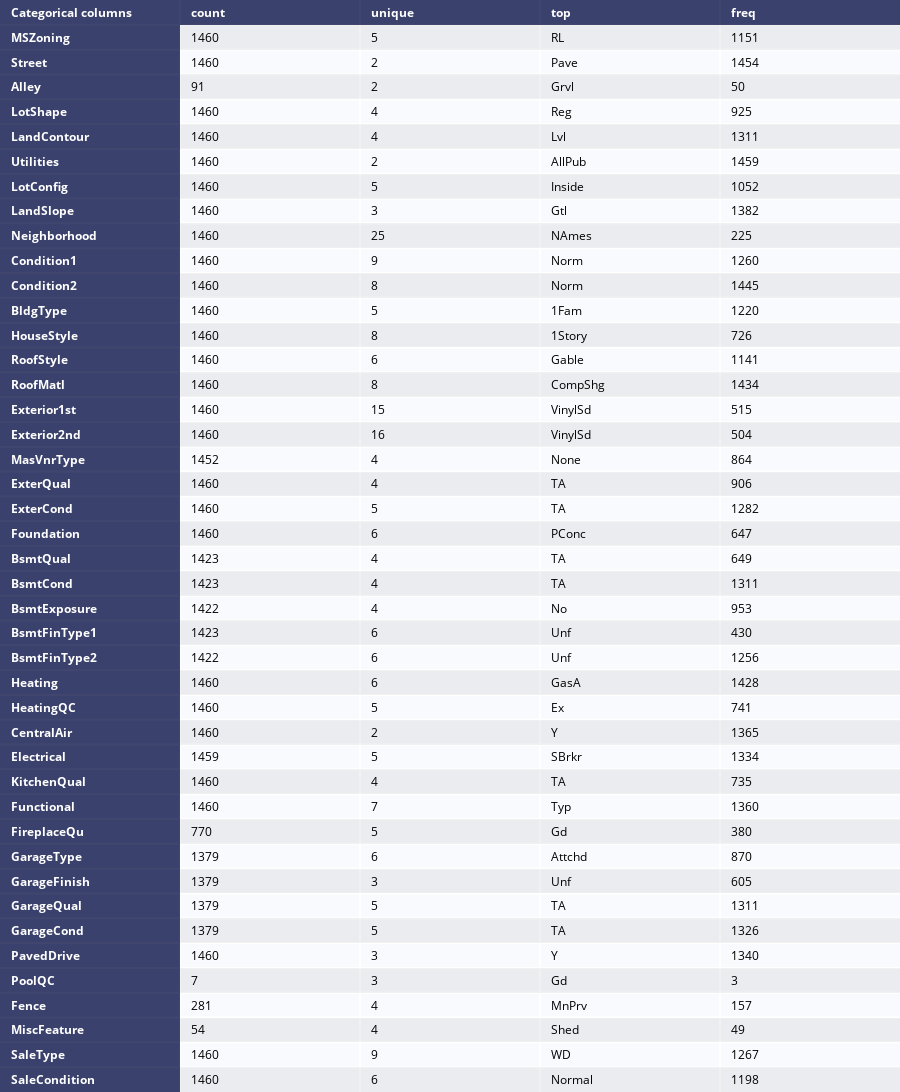

The cell this chart's notebook holds for it:
### Code cell
table_cat = ff.create_table(df.describe(include=['O']).T
                            , index=True
                            , index_title='Categorical columns'
                           )
iplot(table_cat)

### Figure 1 — Plotly figure (JSON) as saved in the notebook; plotly's stock layout.template omitted (floating-point values rounded to 4 significant figures; data arrays with more than 128 entries replaced by an {"elided": "..."} marker saying what was removed)
{"data": [{"colorscale": [[0, "#00083e"], [0.5, "#ededee"], [1, "#ffffff"]], "hoverinfo": "none", "opacity": 0.75, "showscale": false, "type": "heatmap", "z": {"elided": "44x5 float values"}}], "layout": {"annotations": [{"align": "left", "font": {"color": "#ffffff"}, "showarrow": false, "text": "<b>Categorical columns</b>", "x": -0.45, "xanchor": "left", "xref": "x", "y": 0, "yref": "y"}, {"align": "left", "font": {"color": "#ffffff"}, "showarrow": false, "text": "<b>count</b>", "x": 0.55, "xanchor": "left", "xref": "x", "y": 0, "yref": "y"}, {"align": "left", "font": {"color": "#ffffff"}, "showarrow": false, "text": "<b>unique</b>", "x": 1.55, "xanchor": "left", "xref": "x", "y": 0, "yref": "y"}, {"align": "left", "font": {"color": "#ffffff"}, "showarrow": false, "text": "<b>top</b>", "x": 2.55, "xanchor": "left", "xref": "x", "y": 0, "yref": "y"}, {"align": "left", "font": {"color": "#ffffff"}, "showarrow": false, "text": "<b>freq</b>", "x": 3.55, "xanchor": "left", "xref": "x", "y": 0, "yref": "y"}, {"align": "left", "font": {"color": "#ffffff"}, "showarrow": false, "text": "<b>MSZoning</b>", "x": -0.45, "xanchor": "left", "xref": "x", "y": 1, "yref": "y"}, {"align": "left", "font": {"color": "#000000"}, "showarrow": false, "text": "1460", "x": 0.55, "xanchor": "left", "xref": "x", "y": 1, "yref": "y"}, {"align": "left", "font": {"color": "#000000"}, "showarrow": false, "text": "5", "x": 1.55, "xanchor": "left", "xref": "x", "y": 1, "yref": "y"}, {"align": "left", "font": {"color": "#000000"}, "showarrow": false, "text": "RL", "x": 2.55, "xanchor": "left", "xref": "x", "y": 1, "yref": "y"}, {"align": "left", "font": {"color": "#000000"}, "showarrow": false, "text": "1151", "x": 3.55, "xanchor": "left", "xref": "x", "y": 1, "yref": "y"}, {"align": "left", "font": {"color": "#ffffff"}, "showarrow": false, "text": "<b>Street</b>", "x": -0.45, "xanchor": "left", "xref": "x", "y": 2, "yref": "y"}, {"align": "left", "font": {"color": "#000000"}, "showarrow": false, "text": "1460", "x": 0.55, "xanchor": "left", "xref": "x", "y": 2, "yref": "y"}, {"align": "left", "font": {"color": "#000000"}, "showarrow": false, "text": "2", "x": 1.55, "xanchor": "left", "xref": "x", "y": 2, "yref": "y"}, {"align": "left", "font": {"color": "#000000"}, "showarrow": false, "text": "Pave", "x": 2.55, "xanchor": "left", "xref": "x", "y": 2, "yref": "y"}, {"align": "left", "font": {"color": "#000000"}, "showarrow": false, "text": "1454", "x": 3.55, "xanchor": "left", "xref": "x", "y": 2, "yref": "y"}, {"align": "left", "font": {"color": "#ffffff"}, "showarrow": false, "text": "<b>Alley</b>", "x": -0.45, "xanchor": "left", "xref": "x", "y": 3, "yref": "y"}, {"align": "left", "font": {"color": "#000000"}, "showarrow": false, "text": "91", "x": 0.55, "xanchor": "left", "xref": "x", "y": 3, "yref": "y"}, {"align": "left", "font": {"color": "#000000"}, "showarrow": false, "text": "2", "x": 1.55, "xanchor": "left", "xref": "x", "y": 3, "yref": "y"}, {"align": "left", "font": {"color": "#000000"}, "showarrow": false, "text": "Grvl", "x": 2.55, "xanchor": "left", "xref": "x", "y": 3, "yref": "y"}, {"align": "left", "font": {"color": "#000000"}, "showarrow": false, "text": "50", "x": 3.55, "xanchor": "left", "xref": "x", "y": 3, "yref": "y"}, {"align": "left", "font": {"color": "#ffffff"}, "showarrow": false, "text": "<b>LotShape</b>", "x": -0.45, "xanchor": "left", "xref": "x", "y": 4, "yref": "y"}, {"align": "left", "font": {"color": "#000000"}, "showarrow": false, "text": "1460", "x": 0.55, "xanchor": "left", "xref": "x", "y": 4, "yref": "y"}, {"align": "left", "font": {"color": "#000000"}, "showarrow": false, "text": "4", "x": 1.55, "xanchor": "left", "xref": "x", "y": 4, "yref": "y"}, {"align": "left", "font": {"color": "#000000"}, "showarrow": false, "text": "Reg", "x": 2.55, "xanchor": "left", "xref": "x", "y": 4, "yref": "y"}, {"align": "left", "font": {"color": "#000000"}, "showarrow": false, "text": "925", "x": 3.55, "xanchor": "left", "xref": "x", "y": 4, "yref": "y"}, {"align": "left", "font": {"color": "#ffffff"}, "showarrow": false, "text": "<b>LandContour</b>", "x": -0.45, "xanchor": "left", "xref": "x", "y": 5, "yref": "y"}, {"align": "left", "font": {"color": "#000000"}, "showarrow": false, "text": "1460", "x": 0.55, "xanchor": "left", "xref": "x", "y": 5, "yref": "y"}, {"align": "left", "font": {"color": "#000000"}, "showarrow": false, "text": "4", "x": 1.55, "xanchor": "left", "xref": "x", "y": 5, "yref": "y"}, {"align": "left", "font": {"color": "#000000"}, "showarrow": false, "text": "Lvl", "x": 2.55, "xanchor": "left", "xref": "x", "y": 5, "yref": "y"}, {"align": "left", "font": {"color": "#000000"}, "showarrow": false, "text": "1311", "x": 3.55, "xanchor": "left", "xref": "x", "y": 5, "yref": "y"}, {"align": "left", "font": {"color": "#ffffff"}, "showarrow": false, "text": "<b>Utilities</b>", "x": -0.45, "xanchor": "left", "xref": "x", "y": 6, "yref": "y"}, {"align": "left", "font": {"color": "#000000"}, "showarrow": false, "text": "1460", "x": 0.55, "xanchor": "left", "xref": "x", "y": 6, "yref": "y"}, {"align": "left", "font": {"color": "#000000"}, "showarrow": false, "text": "2", "x": 1.55, "xanchor": "left", "xref": "x", "y": 6, "yref": "y"}, {"align": "left", "font": {"color": "#000000"}, "showarrow": false, "text": "AllPub", "x": 2.55, "xanchor": "left", "xref": "x", "y": 6, "yref": "y"}, {"align": "left", "font": {"color": "#000000"}, "showarrow": false, "text": "1459", "x": 3.55, "xanchor": "left", "xref": "x", "y": 6, "yref": "y"}, {"align": "left", "font": {"color": "#ffffff"}, "showarrow": false, "text": "<b>LotConfig</b>", "x": -0.45, "xanchor": "left", "xref": "x", "y": 7, "yref": "y"}, {"align": "left", "font": {"color": "#000000"}, "showarrow": false, "text": "1460", "x": 0.55, "xanchor": "left", "xref": "x", "y": 7, "yref": "y"}, {"align": "left", "font": {"color": "#000000"}, "showarrow": false, "text": "5", "x": 1.55, "xanchor": "left", "xref": "x", "y": 7, "yref": "y"}, {"align": "left", "font": {"color": "#000000"}, "showarrow": false, "text": "Inside", "x": 2.55, "xanchor": "left", "xref": "x", "y": 7, "yref": "y"}, {"align": "left", "font": {"color": "#000000"}, "showarrow": false, "text": "1052", "x": 3.55, "xanchor": "left", "xref": "x", "y": 7, "yref": "y"}, {"align": "left", "font": {"color": "#ffffff"}, "showarrow": false, "text": "<b>LandSlope</b>", "x": -0.45, "xanchor": "left", "xref": "x", "y": 8, "yref": "y"}, {"align": "left", "font": {"color": "#000000"}, "showarrow": false, "text": "1460", "x": 0.55, "xanchor": "left", "xref": "x", "y": 8, "yref": "y"}, {"align": "left", "font": {"color": "#000000"}, "showarrow": false, "text": "3", "x": 1.55, "xanchor": "left", "xref": "x", "y": 8, "yref": "y"}, {"align": "left", "font": {"color": "#000000"}, "showarrow": false, "text": "Gtl", "x": 2.55, "xanchor": "left", "xref": "x", "y": 8, "yref": "y"}, {"align": "left", "font": {"color": "#000000"}, "showarrow": false, "text": "1382", "x": 3.55, "xanchor": "left", "xref": "x", "y": 8, "yref": "y"}, {"align": "left", "font": {"color": "#ffffff"}, "showarrow": false, "text": "<b>Neighborhood</b>", "x": -0.45, "xanchor": "left", "xref": "x", "y": 9, "yref": "y"}, {"align": "left", "font": {"color": "#000000"}, "showarrow": false, "text": "1460", "x": 0.55, "xanchor": "left", "xref": "x", "y": 9, "yref": "y"}, {"align": "left", "font": {"color": "#000000"}, "showarrow": false, "text": "25", "x": 1.55, "xanchor": "left", "xref": "x", "y": 9, "yref": "y"}, {"align": "left", "font": {"color": "#000000"}, "showarrow": false, "text": "NAmes", "x": 2.55, "xanchor": "left", "xref": "x", "y": 9, "yref": "y"}, {"align": "left", "font": {"color": "#000000"}, "showarrow": false, "text": "225", "x": 3.55, "xanchor": "left", "xref": "x", "y": 9, "yref": "y"}, {"align": "left", "font": {"color": "#ffffff"}, "showarrow": false, "text": "<b>Condition1</b>", "x": -0.45, "xanchor": "left", "xref": "x", "y": 10, "yref": "y"}, {"align": "left", "font": {"color": "#000000"}, "showarrow": false, "text": "1460", "x": 0.55, "xanchor": "left", "xref": "x", "y": 10, "yref": "y"}, {"align": "left", "font": {"color": "#000000"}, "showarrow": false, "text": "9", "x": 1.55, "xanchor": "left", "xref": "x", "y": 10, "yref": "y"}, {"align": "left", "font": {"color": "#000000"}, "showarrow": false, "text": "Norm", "x": 2.55, "xanchor": "left", "xref": "x", "y": 10, "yref": "y"}, {"align": "left", "font": {"color": "#000000"}, "showarrow": false, "text": "1260", "x": 3.55, "xanchor": "left", "xref": "x", "y": 10, "yref": "y"}, {"align": "left", "font": {"color": "#ffffff"}, "showarrow": false, "text": "<b>Condition2</b>", "x": -0.45, "xanchor": "left", "xref": "x", "y": 11, "yref": "y"}, {"align": "left", "font": {"color": "#000000"}, "showarrow": false, "text": "1460", "x": 0.55, "xanchor": "left", "xref": "x", "y": 11, "yref": "y"}, {"align": "left", "font": {"color": "#000000"}, "showarrow": false, "text": "8", "x": 1.55, "xanchor": "left", "xref": "x", "y": 11, "yref": "y"}, {"align": "left", "font": {"color": "#000000"}, "showarrow": false, "text": "Norm", "x": 2.55, "xanchor": "left", "xref": "x", "y": 11, "yref": "y"}, {"align": "left", "font": {"color": "#000000"}, "showarrow": false, "text": "1445", "x": 3.55, "xanchor": "left", "xref": "x", "y": 11, "yref": "y"}, {"align": "left", "font": {"color": "#ffffff"}, "showarrow": false, "text": "<b>BldgType</b>", "x": -0.45, "xanchor": "left", "xref": "x", "y": 12, "yref": "y"}, {"align": "left", "font": {"color": "#000000"}, "showarrow": false, "text": "1460", "x": 0.55, "xanchor": "left", "xref": "x", "y": 12, "yref": "y"}, {"align": "left", "font": {"color": "#000000"}, "showarrow": false, "text": "5", "x": 1.55, "xanchor": "left", "xref": "x", "y": 12, "yref": "y"}, {"align": "left", "font": {"color": "#000000"}, "showarrow": false, "text": "1Fam", "x": 2.55, "xanchor": "left", "xref": "x", "y": 12, "yref": "y"}, {"align": "left", "font": {"color": "#000000"}, "showarrow": false, "text": "1220", "x": 3.55, "xanchor": "left", "xref": "x", "y": 12, "yref": "y"}, {"align": "left", "font": {"color": "#ffffff"}, "showarrow": false, "text": "<b>HouseStyle</b>", "x": -0.45, "xanchor": "left", "xref": "x", "y": 13, "yref": "y"}, {"align": "left", "font": {"color": "#000000"}, "showarrow": false, "text": "1460", "x": 0.55, "xanchor": "left", "xref": "x", "y": 13, "yref": "y"}, {"align": "left", "font": {"color": "#000000"}, "showarrow": false, "text": "8", "x": 1.55, "xanchor": "left", "xref": "x", "y": 13, "yref": "y"}, {"align": "left", "font": {"color": "#000000"}, "showarrow": false, "text": "1Story", "x": 2.55, "xanchor": "left", "xref": "x", "y": 13, "yref": "y"}, {"align": "left", "font": {"color": "#000000"}, "showarrow": false, "text": "726", "x": 3.55, "xanchor": "left", "xref": "x", "y": 13, "yref": "y"}, {"align": "left", "font": {"color": "#ffffff"}, "showarrow": false, "text": "<b>RoofStyle</b>", "x": -0.45, "xanchor": "left", "xref": "x", "y": 14, "yref": "y"}, {"align": "left", "font": {"color": "#000000"}, "showarrow": false, "text": "1460", "x": 0.55, "xanchor": "left", "xref": "x", "y": 14, "yref": "y"}, {"align": "left", "font": {"color": "#000000"}, "showarrow": false, "text": "6", "x": 1.55, "xanchor": "left", "xref": "x", "y": 14, "yref": "y"}, {"align": "left", "font": {"color": "#000000"}, "showarrow": false, "text": "Gable", "x": 2.55, "xanchor": "left", "xref": "x", "y": 14, "yref": "y"}, {"align": "left", "font": {"color": "#000000"}, "showarrow": false, "text": "1141", "x": 3.55, "xanchor": "left", "xref": "x", "y": 14, "yref": "y"}, {"align": "left", "font": {"color": "#ffffff"}, "showarrow": false, "text": "<b>RoofMatl</b>", "x": -0.45, "xanchor": "left", "xref": "x", "y": 15, "yref": "y"}, {"align": "left", "font": {"color": "#000000"}, "showarrow": false, "text": "1460", "x": 0.55, "xanchor": "left", "xref": "x", "y": 15, "yref": "y"}, {"align": "left", "font": {"color": "#000000"}, "showarrow": false, "text": "8", "x": 1.55, "xanchor": "left", "xref": "x", "y": 15, "yref": "y"}, {"align": "left", "font": {"color": "#000000"}, "showarrow": false, "text": "CompShg", "x": 2.55, "xanchor": "left", "xref": "x", "y": 15, "yref": "y"}, {"align": "left", "font": {"color": "#000000"}, "showarrow": false, "text": "1434", "x": 3.55, "xanchor": "left", "xref": "x", "y": 15, "yref": "y"}, {"align": "left", "font": {"color": "#ffffff"}, "showarrow": false, "text": "<b>Exterior1st</b>", "x": -0.45, "xanchor": "left", "xref": "x", "y": 16, "yref": "y"}, {"align": "left", "font": {"color": "#000000"}, "showarrow": false, "text": "1460", "x": 0.55, "xanchor": "left", "xref": "x", "y": 16, "yref": "y"}, {"align": "left", "font": {"color": "#000000"}, "showarrow": false, "text": "15", "x": 1.55, "xanchor": "left", "xref": "x", "y": 16, "yref": "y"}, {"align": "left", "font": {"color": "#000000"}, "showarrow": false, "text": "VinylSd", "x": 2.55, "xanchor": "left", "xref": "x", "y": 16, "yref": "y"}, {"align": "left", "font": {"color": "#000000"}, "showarrow": false, "text": "515", "x": 3.55, "xanchor": "left", "xref": "x", "y": 16, "yref": "y"}, {"align": "left", "font": {"color": "#ffffff"}, "showarrow": false, "text": "<b>Exterior2nd</b>", "x": -0.45, "xanchor": "left", "xref": "x", "y": 17, "yref": "y"}, {"align": "left", "font": {"color": "#000000"}, "showarrow": false, "text": "1460", "x": 0.55, "xanchor": "left", "xref": "x", "y": 17, "yref": "y"}, {"align": "left", "font": {"color": "#000000"}, "showarrow": false, "text": "16", "x": 1.55, "xanchor": "left", "xref": "x", "y": 17, "yref": "y"}, {"align": "left", "font": {"color": "#000000"}, "showarrow": false, "text": "VinylSd", "x": 2.55, "xanchor": "left", "xref": "x", "y": 17, "yref": "y"}, {"align": "left", "font": {"color": "#000000"}, "showarrow": false, "text": "504", "x": 3.55, "xanchor": "left", "xref": "x", "y": 17, "yref": "y"}, {"align": "left", "font": {"color": "#ffffff"}, "showarrow": false, "text": "<b>MasVnrType</b>", "x": -0.45, "xanchor": "left", "xref": "x", "y": 18, "yref": "y"}, {"align": "left", "font": {"color": "#000000"}, "showarrow": false, "text": "1452", "x": 0.55, "xanchor": "left", "xref": "x", "y": 18, "yref": "y"}, {"align": "left", "font": {"color": "#000000"}, "showarrow": false, "text": "4", "x": 1.55, "xanchor": "left", "xref": "x", "y": 18, "yref": "y"}, {"align": "left", "font": {"color": "#000000"}, "showarrow": false, "text": "None", "x": 2.55, "xanchor": "left", "xref": "x", "y": 18, "yref": "y"}, {"align": "left", "font": {"color": "#000000"}, "showarrow": false, "text": "864", "x": 3.55, "xanchor": "left", "xref": "x", "y": 18, "yref": "y"}, {"align": "left", "font": {"color": "#ffffff"}, "showarrow": false, "text": "<b>ExterQual</b>", "x": -0.45, "xanchor": "left", "xref": "x", "y": 19, "yref": "y"}, {"align": "left", "font": {"color": "#000000"}, "showarrow": false, "text": "1460", "x": 0.55, "xanchor": "left", "xref": "x", "y": 19, "yref": "y"}, {"align": "left", "font": {"color": "#000000"}, "showarrow": false, "text": "4", "x": 1.55, "xanchor": "left", "xref": "x", "y": 19, "yref": "y"}, {"align": "left", "font": {"color": "#000000"}, "showarrow": false, "text": "TA", "x": 2.55, "xanchor": "left", "xref": "x", "y": 19, "yref": "y"}, {"align": "left", "font": {"color": "#000000"}, "showarrow": false, "text": "906", "x": 3.55, "xanchor": "left", "xref": "x", "y": 19, "yref": "y"}, {"align": "left", "font": {"color": "#ffffff"}, "showarrow": false, "text": "<b>ExterCond</b>", "x": -0.45, "xanchor": "left", "xref": "x", "y": 20, "yref": "y"}, {"align": "left", "font": {"color": "#000000"}, "showarrow": false, "text": "1460", "x": 0.55, "xanchor": "left", "xref": "x", "y": 20, "yref": "y"}, {"align": "left", "font": {"color": "#000000"}, "showarrow": false, "text": "5", "x": 1.55, "xanchor": "left", "xref": "x", "y": 20, "yref": "y"}, {"align": "left", "font": {"color": "#000000"}, "showarrow": false, "text": "TA", "x": 2.55, "xanchor": "left", "xref": "x", "y": 20, "yref": "y"}, {"align": "left", "font": {"color": "#000000"}, "showarrow": false, "text": "1282", "x": 3.55, "xanchor": "left", "xref": "x", "y": 20, "yref": "y"}, {"align": "left", "font": {"color": "#ffffff"}, "showarrow": false, "text": "<b>Foundation</b>", "x": -0.45, "xanchor": "left", "xref": "x", "y": 21, "yref": "y"}, {"align": "left", "font": {"color": "#000000"}, "showarrow": false, "text": "1460", "x": 0.55, "xanchor": "left", "xref": "x", "y": 21, "yref": "y"}, {"align": "left", "font": {"color": "#000000"}, "showarrow": false, "text": "6", "x": 1.55, "xanchor": "left", "xref": "x", "y": 21, "yref": "y"}, {"align": "left", "font": {"color": "#000000"}, "showarrow": false, "text": "PConc", "x": 2.55, "xanchor": "left", "xref": "x", "y": 21, "yref": "y"}, {"align": "left", "font": {"color": "#000000"}, "showarrow": false, "text": "647", "x": 3.55, "xanchor": "left", "xref": "x", "y": 21, "yref": "y"}, {"align": "left", "font": {"color": "#ffffff"}, "showarrow": false, "text": "<b>BsmtQual</b>", "x": -0.45, "xanchor": "left", "xref": "x", "y": 22, "yref": "y"}, {"align": "left", "font": {"color": "#000000"}, "showarrow": false, "text": "1423", "x": 0.55, "xanchor": "left", "xref": "x", "y": 22, "yref": "y"}, {"align": "left", "font": {"color": "#000000"}, "showarrow": false, "text": "4", "x": 1.55, "xanchor": "left", "xref": "x", "y": 22, "yref": "y"}, {"align": "left", "font": {"color": "#000000"}, "showarrow": false, "text": "TA", "x": 2.55, "xanchor": "left", "xref": "x", "y": 22, "yref": "y"}, {"align": "left", "font": {"color": "#000000"}, "showarrow": false, "text": "649", "x": 3.55, "xanchor": "left", "xref": "x", "y": 22, "yref": "y"}, {"align": "left", "font": {"color": "#ffffff"}, "showarrow": false, "text": "<b>BsmtCond</b>", "x": -0.45, "xanchor": "left", "xref": "x", "y": 23, "yref": "y"}, {"align": "left", "font": {"color": "#000000"}, "showarrow": false, "text": "1423", "x": 0.55, "xanchor": "left", "xref": "x", "y": 23, "yref": "y"}, {"align": "left", "font": {"color": "#000000"}, "showarrow": false, "text": "4", "x": 1.55, "xanchor": "left", "xref": "x", "y": 23, "yref": "y"}, {"align": "left", "font": {"color": "#000000"}, "showarrow": false, "text": "TA", "x": 2.55, "xanchor": "left", "xref": "x", "y": 23, "yref": "y"}, {"align": "left", "font": {"color": "#000000"}, "showarrow": false, "text": "1311", "x": 3.55, "xanchor": "left", "xref": "x", "y": 23, "yref": "y"}, {"align": "left", "font": {"color": "#ffffff"}, "showarrow": false, "text": "<b>BsmtExposure</b>", "x": -0.45, "xanchor": "left", "xref": "x", "y": 24, "yref": "y"}, {"align": "left", "font": {"color": "#000000"}, "showarrow": false, "text": "1422", "x": 0.55, "xanchor": "left", "xref": "x", "y": 24, "yref": "y"}, {"align": "left", "font": {"color": "#000000"}, "showarrow": false, "text": "4", "x": 1.55, "xanchor": "left", "xref": "x", "y": 24, "yref": "y"}, {"align": "left", "font": {"color": "#000000"}, "showarrow": false, "text": "No", "x": 2.55, "xanchor": "left", "xref": "x", "y": 24, "yref": "y"}, {"align": "left", "font": {"color": "#000000"}, "showarrow": false, "text": "953", "x": 3.55, "xanchor": "left", "xref": "x", "y": 24, "yref": "y"}, {"align": "left", "font": {"color": "#ffffff"}, "showarrow": false, "text": "<b>BsmtFinType1</b>", "x": -0.45, "xanchor": "left", "xref": "x", "y": 25, "yref": "y"}, {"align": "left", "font": {"color": "#000000"}, "showarrow": false, "text": "1423", "x": 0.55, "xanchor": "left", "xref": "x", "y": 25, "yref": "y"}, {"align": "left", "font": {"color": "#000000"}, "showarrow": false, "text": "6", "x": 1.55, "xanchor": "left", "xref": "x", "y": 25, "yref": "y"}, {"align": "left", "font": {"color": "#000000"}, "showarrow": false, "text": "Unf", "x": 2.55, "xanchor": "left", "xref": "x", "y": 25, "yref": "y"}, {"align": "left", "font": {"color": "#000000"}, "showarrow": false, "text": "430", "x": 3.55, "xanchor": "left", "xref": "x", "y": 25, "yref": "y"}, {"align": "left", "font": {"color": "#ffffff"}, "showarrow": false, "text": "<b>BsmtFinType2</b>", "x": -0.45, "xanchor": "left", "xref": "x", "y": 26, "yref": "y"}, {"align": "left", "font": {"color": "#000000"}, "showarrow": false, "text": "1422", "x": 0.55, "xanchor": "left", "xref": "x", "y": 26, "yref": "y"}, {"align": "left", "font": {"color": "#000000"}, "showarrow": false, "text": "6", "x": 1.55, "xanchor": "left", "xref": "x", "y": 26, "yref": "y"}, {"align": "left", "font": {"color": "#000000"}, "showarrow": false, "text": "Unf", "x": 2.55, "xanchor": "left", "xref": "x", "y": 26, "yref": "y"}, {"align": "left", "font": {"color": "#000000"}, "showarrow": false, "text": "1256", "x": 3.55, "xanchor": "left", "xref": "x", "y": 26, "yref": "y"}, {"align": "left", "font": {"color": "#ffffff"}, "showarrow": false, "text": "<b>Heating</b>", "x": -0.45, "xanchor": "left", "xref": "x", "y": 27, "yref": "y"}, {"align": "left", "font": {"color": "#000000"}, "showarrow": false, "text": "1460", "x": 0.55, "xanchor": "left", "xref": "x", "y": 27, "yref": "y"}, {"align": "left", "font": {"color": "#000000"}, "showarrow": false, "text": "6", "x": 1.55, "xanchor": "left", "xref": "x", "y": 27, "yref": "y"}, {"align": "left", "font": {"color": "#000000"}, "showarrow": false, "text": "GasA", "x": 2.55, "xanchor": "left", "xref": "x", "y": 27, "yref": "y"}, {"align": "left", "font": {"color": "#000000"}, "showarrow": false, "text": "1428", "x": 3.55, "xanchor": "left", "xref": "x", "y": 27, "yref": "y"}, {"align": "left", "font": {"color": "#ffffff"}, "showarrow": false, "text": "<b>HeatingQC</b>", "x": -0.45, "xanchor": "left", "xref": "x", "y": 28, "yref": "y"}, {"align": "left", "font": {"color": "#000000"}, "showarrow": false, "text": "1460", "x": 0.55, "xanchor": "left", "xref": "x", "y": 28, "yref": "y"}, {"align": "left", "font": {"color": "#000000"}, "showarrow": false, "text": "5", "x": 1.55, "xanchor": "left", "xref": "x", "y": 28, "yref": "y"}, {"align": "left", "font": {"color": "#000000"}, "showarrow": false, "text": "Ex", "x": 2.55, "xanchor": "left", "xref": "x", "y": 28, "yref": "y"}, {"align": "left", "font": {"color": "#000000"}, "showarrow": false, "text": "741", "x": 3.55, "xanchor": "left", "xref": "x", "y": 28, "yref": "y"}, {"align": "left", "font": {"color": "#ffffff"}, "showarrow": false, "text": "<b>CentralAir</b>", "x": -0.45, "xanchor": "left", "xref": "x", "y": 29, "yref": "y"}, {"align": "left", "font": {"color": "#000000"}, "showarrow": false, "text": "1460", "x": 0.55, "xanchor": "left", "xref": "x", "y": 29, "yref": "y"}, {"align": "left", "font": {"color": "#000000"}, "showarrow": false, "text": "2", "x": 1.55, "xanchor": "left", "xref": "x", "y": 29, "yref": "y"}, {"align": "left", "font": {"color": "#000000"}, "showarrow": false, "text": "Y", "x": 2.55, "xanchor": "left", "xref": "x", "y": 29, "yref": "y"}, {"align": "left", "font": {"color": "#000000"}, "showarrow": false, "text": "1365", "x": 3.55, "xanchor": "left", "xref": "x", "y": 29, "yref": "y"}, {"align": "left", "font": {"color": "#ffffff"}, "showarrow": false, "text": "<b>Electrical</b>", "x": -0.45, "xanchor": "left", "xref": "x", "y": 30, "yref": "y"}, {"align": "left", "font": {"color": "#000000"}, "showarrow": false, "text": "1459", "x": 0.55, "xanchor": "left", "xref": "x", "y": 30, "yref": "y"}, {"align": "left", "font": {"color": "#000000"}, "showarrow": false, "text": "5", "x": 1.55, "xanchor": "left", "xref": "x", "y": 30, "yref": "y"}, {"align": "left", "font": {"color": "#000000"}, "showarrow": false, "text": "SBrkr", "x": 2.55, "xanchor": "left", "xref": "x", "y": 30, "yref": "y"}, {"align": "left", "font": {"color": "#000000"}, "showarrow": false, "text": "1334", "x": 3.55, "xanchor": "left", "xref": "x", "y": 30, "yref": "y"}, {"align": "left", "font": {"color": "#ffffff"}, "showarrow": false, "text": "<b>KitchenQual</b>", "x": -0.45, "xanchor": "left", "xref": "x", "y": 31, "yref": "y"}, {"align": "left", "font": {"color": "#000000"}, "showarrow": false, "text": "1460", "x": 0.55, "xanchor": "left", "xref": "x", "y": 31, "yref": "y"}, {"align": "left", "font": {"color": "#000000"}, "showarrow": false, "text": "4", "x": 1.55, "xanchor": "left", "xref": "x", "y": 31, "yref": "y"}, {"align": "left", "font": {"color": "#000000"}, "showarrow": false, "text": "TA", "x": 2.55, "xanchor": "left", "xref": "x", "y": 31, "yref": "y"}, {"align": "left", "font": {"color": "#000000"}, "showarrow": false, "text": "735", "x": 3.55, "xanchor": "left", "xref": "x", "y": 31, "yref": "y"}, {"align": "left", "font": {"color": "#ffffff"}, "showarrow": false, "text": "<b>Functional</b>", "x": -0.45, "xanchor": "left", "xref": "x", "y": 32, "yref": "y"}, {"align": "left", "font": {"color": "#000000"}, "showarrow": false, "text": "1460", "x": 0.55, "xanchor": "left", "xref": "x", "y": 32, "yref": "y"}, {"align": "left", "font": {"color": "#000000"}, "showarrow": false, "text": "7", "x": 1.55, "xanchor": "left", "xref": "x", "y": 32, "yref": "y"}, {"align": "left", "font": {"color": "#000000"}, "showarrow": false, "text": "Typ", "x": 2.55, "xanchor": "left", "xref": "x", "y": 32, "yref": "y"}, {"align": "left", "font": {"color": "#000000"}, "showarrow": false, "text": "1360", "x": 3.55, "xanchor": "left", "xref": "x", "y": 32, "yref": "y"}, {"align": "left", "font": {"color": "#ffffff"}, "showarrow": false, "text": "<b>FireplaceQu</b>", "x": -0.45, "xanchor": "left", "xref": "x", "y": 33, "yref": "y"}, {"align": "left", "font": {"color": "#000000"}, "showarrow": false, "text": "770", "x": 0.55, "xanchor": "left", "xref": "x", "y": 33, "yref": "y"}, {"align": "left", "font": {"color": "#000000"}, "showarrow": false, "text": "5", "x": 1.55, "xanchor": "left", "xref": "x", "y": 33, "yref": "y"}, {"align": "left", "font": {"color": "#000000"}, "showarrow": false, "text": "Gd", "x": 2.55, "xanchor": "left", "xref": "x", "y": 33, "yref": "y"}, {"align": "left", "font": {"color": "#000000"}, "showarrow": false, "text": "380", "x": 3.55, "xanchor": "left", "xref": "x", "y": 33, "yref": "y"}, {"align": "left", "font": {"color": "#ffffff"}, "showarrow": false, "text": "<b>GarageType</b>", "x": -0.45, "xanchor": "left", "xref": "x", "y": 34, "yref": "y"}, {"align": "left", "font": {"color": "#000000"}, "showarrow": false, "text": "1379", "x": 0.55, "xanchor": "left", "xref": "x", "y": 34, "yref": "y"}, {"align": "left", "font": {"color": "#000000"}, "showarrow": false, "text": "6", "x": 1.55, "xanchor": "left", "xref": "x", "y": 34, "yref": "y"}, {"align": "left", "font": {"color": "#000000"}, "showarrow": false, "text": "Attchd", "x": 2.55, "xanchor": "left", "xref": "x", "y": 34, "yref": "y"}, {"align": "left", "font": {"color": "#000000"}, "showarrow": false, "text": "870", "x": 3.55, "xanchor": "left", "xref": "x", "y": 34, "yref": "y"}, {"align": "left", "font": {"color": "#ffffff"}, "showarrow": false, "text": "<b>GarageFinish</b>", "x": -0.45, "xanchor": "left", "xref": "x", "y": 35, "yref": "y"}, {"align": "left", "font": {"color": "#000000"}, "showarrow": false, "text": "1379", "x": 0.55, "xanchor": "left", "xref": "x", "y": 35, "yref": "y"}, {"align": "left", "font": {"color": "#000000"}, "showarrow": false, "text": "3", "x": 1.55, "xanchor": "left", "xref": "x", "y": 35, "yref": "y"}, {"align": "left", "font": {"color": "#000000"}, "showarrow": false, "text": "Unf", "x": 2.55, "xanchor": "left", "xref": "x", "y": 35, "yref": "y"}, {"align": "left", "font": {"color": "#000000"}, "showarrow": false, "text": "605", "x": 3.55, "xanchor": "left", "xref": "x", "y": 35, "yref": "y"}, {"align": "left", "font": {"color": "#ffffff"}, "showarrow": false, "text": "<b>GarageQual</b>", "x": -0.45, "xanchor": "left", "xref": "x", "y": 36, "yref": "y"}, {"align": "left", "font": {"color": "#000000"}, "showarrow": false, "text": "1379", "x": 0.55, "xanchor": "left", "xref": "x", "y": 36, "yref": "y"}, {"align": "left", "font": {"color": "#000000"}, "showarrow": false, "text": "5", "x": 1.55, "xanchor": "left", "xref": "x", "y": 36, "yref": "y"}, {"align": "left", "font": {"color": "#000000"}, "showarrow": false, "text": "TA", "x": 2.55, "xanchor": "left", "xref": "x", "y": 36, "yref": "y"}, {"align": "left", "font": {"color": "#000000"}, "showarrow": false, "text": "1311", "x": 3.55, "xanchor": "left", "xref": "x", "y": 36, "yref": "y"}, {"align": "left", "font": {"color": "#ffffff"}, "showarrow": false, "text": "<b>GarageCond</b>", "x": -0.45, "xanchor": "left", "xref": "x", "y": 37, "yref": "y"}, {"align": "left", "font": {"color": "#000000"}, "showarrow": false, "text": "1379", "x": 0.55, "xanchor": "left", "xref": "x", "y": 37, "yref": "y"}, {"align": "left", "font": {"color": "#000000"}, "showarrow": false, "text": "5", "x": 1.55, "xanchor": "left", "xref": "x", "y": 37, "yref": "y"}, {"align": "left", "font": {"color": "#000000"}, "showarrow": false, "text": "TA", "x": 2.55, "xanchor": "left", "xref": "x", "y": 37, "yref": "y"}, {"align": "left", "font": {"color": "#000000"}, "showarrow": false, "text": "1326", "x": 3.55, "xanchor": "left", "xref": "x", "y": 37, "yref": "y"}, {"align": "left", "font": {"color": "#ffffff"}, "showarrow": false, "text": "<b>PavedDrive</b>", "x": -0.45, "xanchor": "left", "xref": "x", "y": 38, "yref": "y"}, {"align": "left", "font": {"color": "#000000"}, "showarrow": false, "text": "1460", "x": 0.55, "xanchor": "left", "xref": "x", "y": 38, "yref": "y"}, {"align": "left", "font": {"color": "#000000"}, "showarrow": false, "text": "3", "x": 1.55, "xanchor": "left", "xref": "x", "y": 38, "yref": "y"}, {"align": "left", "font": {"color": "#000000"}, "showarrow": false, "text": "Y", "x": 2.55, "xanchor": "left", "xref": "x", "y": 38, "yref": "y"}, {"align": "left", "font": {"color": "#000000"}, "showarrow": false, "text": "1340", "x": 3.55, "xanchor": "left", "xref": "x", "y": 38, "yref": "y"}, {"align": "left", "font": {"color": "#ffffff"}, "showarrow": false, "text": "<b>PoolQC</b>", "x": -0.45, "xanchor": "left", "xref": "x", "y": 39, "yref": "y"}, {"align": "left", "font": {"color": "#000000"}, "showarrow": false, "text": "7", "x": 0.55, "xanchor": "left", "xref": "x", "y": 39, "yref": "y"}, {"align": "left", "font": {"color": "#000000"}, "showarrow": false, "text": "3", "x": 1.55, "xanchor": "left", "xref": "x", "y": 39, "yref": "y"}, {"align": "left", "font": {"color": "#000000"}, "showarrow": false, "text": "Gd", "x": 2.55, "xanchor": "left", "xref": "x", "y": 39, "yref": "y"}, {"align": "left", "font": {"color": "#000000"}, "showarrow": false, "text": "3", "x": 3.55, "xanchor": "left", "xref": "x", "y": 39, "yref": "y"}, {"align": "left", "font": {"color": "#ffffff"}, "showarrow": false, "text": "<b>Fence</b>", "x": -0.45, "xanchor": "left", "xref": "x", "y": 40, "yref": "y"}, {"align": "left", "font": {"color": "#000000"}, "showarrow": false, "text": "281", "x": 0.55, "xanchor": "left", "xref": "x", "y": 40, "yref": "y"}, {"align": "left", "font": {"color": "#000000"}, "showarrow": false, "text": "4", "x": 1.55, "xanchor": "left", "xref": "x", "y": 40, "yref": "y"}, {"align": "left", "font": {"color": "#000000"}, "showarrow": false, "text": "MnPrv", "x": 2.55, "xanchor": "left", "xref": "x", "y": 40, "yref": "y"}, {"align": "left", "font": {"color": "#000000"}, "showarrow": false, "text": "157", "x": 3.55, "xanchor": "left", "xref": "x", "y": 40, "yref": "y"}, {"align": "left", "font": {"color": "#ffffff"}, "showarrow": false, "text": "<b>MiscFeature</b>", "x": -0.45, "xanchor": "left", "xref": "x", "y": 41, "yref": "y"}, {"align": "left", "font": {"color": "#000000"}, "showarrow": false, "text": "54", "x": 0.55, "xanchor": "left", "xref": "x", "y": 41, "yref": "y"}, {"align": "left", "font": {"color": "#000000"}, "showarrow": false, "text": "4", "x": 1.55, "xanchor": "left", "xref": "x", "y": 41, "yref": "y"}, {"align": "left", "font": {"color": "#000000"}, "showarrow": false, "text": "Shed", "x": 2.55, "xanchor": "left", "xref": "x", "y": 41, "yref": "y"}, {"align": "left", "font": {"color": "#000000"}, "showarrow": false, "text": "49", "x": 3.55, "xanchor": "left", "xref": "x", "y": 41, "yref": "y"}, {"align": "left", "font": {"color": "#ffffff"}, "showarrow": false, "text": "<b>SaleType</b>", "x": -0.45, "xanchor": "left", "xref": "x", "y": 42, "yref": "y"}, {"align": "left", "font": {"color": "#000000"}, "showarrow": false, "text": "1460", "x": 0.55, "xanchor": "left", "xref": "x", "y": 42, "yref": "y"}, {"align": "left", "font": {"color": "#000000"}, "showarrow": false, "text": "9", "x": 1.55, "xanchor": "left", "xref": "x", "y": 42, "yref": "y"}, {"align": "left", "font": {"color": "#000000"}, "showarrow": false, "text": "WD", "x": 2.55, "xanchor": "left", "xref": "x", "y": 42, "yref": "y"}, {"align": "left", "font": {"color": "#000000"}, "showarrow": false, "text": "1267", "x": 3.55, "xanchor": "left", "xref": "x", "y": 42, "yref": "y"}, {"align": "left", "font": {"color": "#ffffff"}, "showarrow": false, "text": "<b>SaleCondition</b>", "x": -0.45, "xanchor": "left", "xref": "x", "y": 43, "yref": "y"}, {"align": "left", "font": {"color": "#000000"}, "showarrow": false, "text": "1460", "x": 0.55, "xanchor": "left", "xref": "x", "y": 43, "yref": "y"}, {"align": "left", "font": {"color": "#000000"}, "showarrow": false, "text": "6", "x": 1.55, "xanchor": "left", "xref": "x", "y": 43, "yref": "y"}, {"align": "left", "font": {"color": "#000000"}, "showarrow": false, "text": "Normal", "x": 2.55, "xanchor": "left", "xref": "x", "y": 43, "yref": "y"}, {"align": "left", "font": {"color": "#000000"}, "showarrow": false, "text": "1198", "x": 3.55, "xanchor": "left", "xref": "x", "y": 43, "yref": "y"}], "height": 1370, "margin": {"b": 0, "l": 0, "r": 0, "t": 0}, "xaxis": {"dtick": 1, "gridwidth": 2, "showticklabels": false, "tick0": -0.5, "ticks": "", "zeroline": false}, "yaxis": {"autorange": "reversed", "dtick": 1, "gridwidth": 2, "showticklabels": false, "tick0": 0.5, "ticks": "", "zeroline": false}}}
